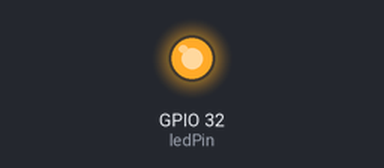
This sketch was run on a simulated ESP32. On the bench: output pins drawn as LEDs (lit = HIGH). WiFi joins after 1.5 s; servers stay silent unless stated; what the sketch prints to the serial monitor is not drawn.

Above: at 3.5 s.
At 6.5 s:
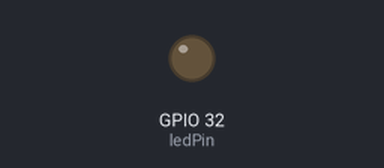
Timing chart, 0 to 9.8 s (numbered marks = the images above):
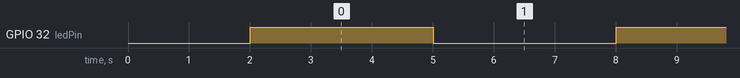

Measured:
- by itself, GPIO 32 (ledPin): alternates HIGH for 3.0 s and LOW for 3.0 s

The sketch:

http_binupdate.ino
```cpp
#include <WiFi.h>
#include <WebServer.h>
#include <ElegantOTA.h>

const char* ssid = "iotadmin";       // Your WiFi SSID
const char* password = "12345678";   // Your WiFi Password

WebServer server(80); // Create a web server on port 80

const int ledPin = 32; // GPIO pin where the LED is connected

void setup() {
  Serial.begin(115200);

  // Set the LED pin as output
  pinMode(ledPin, OUTPUT);

  // Connect to Wi-Fi
  WiFi.begin(ssid, password);
  while (WiFi.status() != WL_CONNECTED) {
    delay(1000);
    Serial.println("Connecting to WiFi...");
  }

  // Display the connected IP address
  Serial.println("Connected to WiFi, IP address: ");
  Serial.println(WiFi.localIP());

  // Set up the web server route
  server.on("/", HTTP_GET, []() {
    server.send(200, "text/plain", "Hello, this is ESP32 OTA Web Server!");
  });

  // Start OTA with the web server
  ElegantOTA.begin(&server);
  server.begin();
  Serial.println("HTTP server started");
}

void loop() {
  server.handleClient();  // Handle client requests for the web server

  // Blink the LED
  digitalWrite(ledPin, HIGH);   // Turn the LED on
  delay(3000);                  // Wait for a second
  digitalWrite(ledPin, LOW);    // Turn the LED off
  delay(3000);                  // Wait for a second
  Serial.println("I am umar");
}
```
